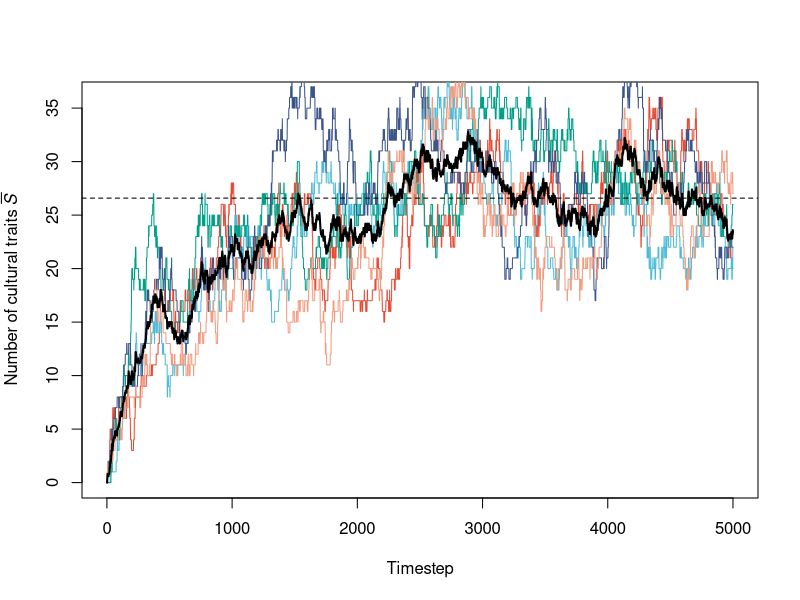
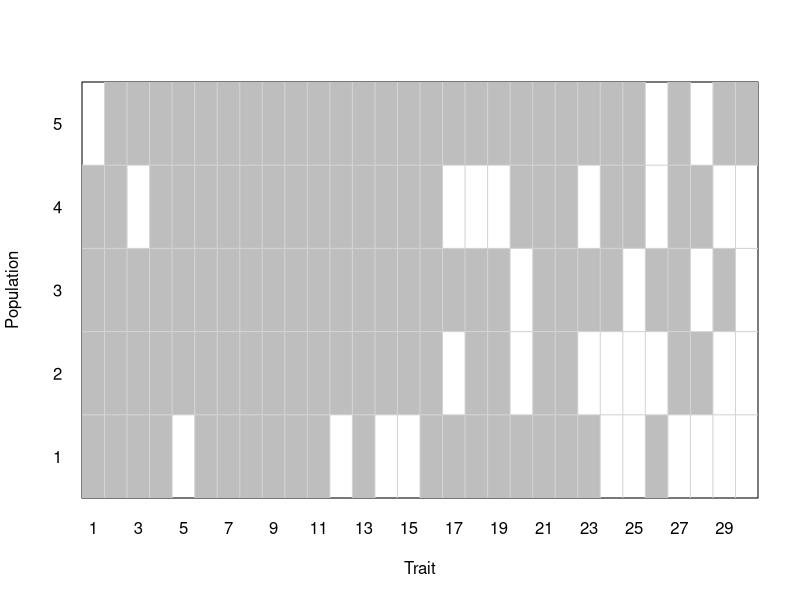
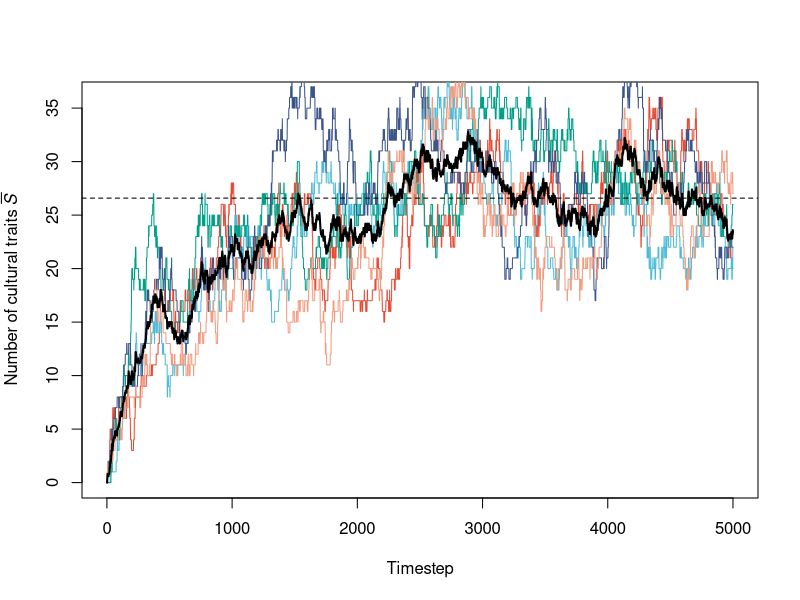
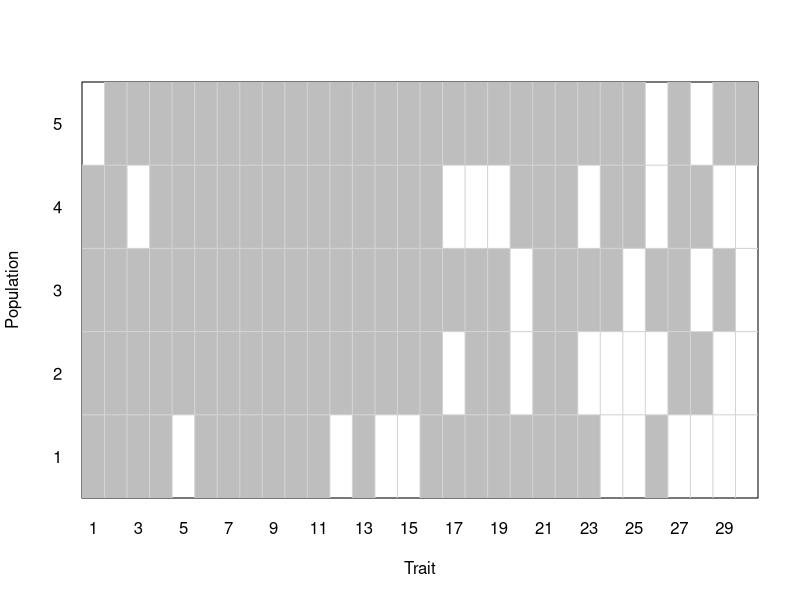

These figures' R source, in order: (Note: a time limit stopped this script after it produced the figures.)

# model 1: cultural traditions---------------------------

# parameters:
# N, number of individuals per population
# p, number of populations (so total number of individuals is pN)
# a, prob of social learning each trait of random target
# mu, expected number of traits to be invented
# m, expected number of individuals migrating out of population
# t_max, maximum number of timesteps

# outcomes:
# S, total number of unique traits in the population
# s, mean cultural similarity between groups (when p>1)


kempe_model1 <- function(N = 100, p = 5, a = 0.9, mu = 0.1, m = 0, t_max = 5000) {
  
  # trait matrix: each column is an agent, each row is a trait. 1=know that trait
  traits <- matrix(0, nrow = 100, ncol = p*N) 
  
  # record total number of traits in each population
  num_traits <- matrix(NA, nrow = t_max, ncol = p)
  
  # record final traits known in each population
  final_traits <- matrix(NA, nrow = 100, ncol = p)
  
  for (t in 1:t_max) {
    
    for (pop in 1:p) {
      
      # 1. pick random individual and replace with naive
      new_agent <- (pop-1)*N + sample(N, 1)
      traits[,new_agent] <- 0
      
      # 2. naive picks random other agent and copies their traits with prob a per trait
      demonstrator <- sample(setdiff(seq((pop-1)*N + 1, (pop-1)*N + N), new_agent), 1)
      demonstrator_traits <- which(traits[,demonstrator] == 1)
      copy_prob <- runif(nrow(traits)) < a
      for (i in demonstrator_traits) if (copy_prob[i]) traits[i,new_agent] <- 1
      
      # 3. naive innovates new traits with expectation mu, using poisson distribution
      num_innovate <- rpois(1, mu)
      if (sum(num_innovate) > 0) {
        for (i in 1:num_innovate) {
          traits[which(rowSums(traits[,((pop-1)*N+1):((pop-1)*N+N)]) == 0)[1], new_agent] <- 1
        }
      }
      
      # 4. naive migrates with prob m/2 to random other population
      if (p > 1 & runif(1) < (m/2)) {
        if (p == 2) destination <- (1:p)[-pop]
        if (p > 2) destination <- sample((1:p)[-pop], 1)
        return_migrant <- sample(((destination-1)*N+1):((destination-1)*N+N), 1)
        return_migrant_traits <- traits[,return_migrant]
        traits[,return_migrant] <- traits[,new_agent]
        traits[,new_agent] <- return_migrant_traits
      }
      
      # store number of traits for this population
      num_traits[t,pop] <- sum(rowSums(traits[,((pop-1)*N+1):((pop-1)*N+N)]) > 0)
      
      # store final traits if t=t_max
      if (t == t_max) final_traits[,pop] <- rowSums(traits[,((pop-1)*N+1):((pop-1)*N+N)]) > 0
    }
    
  }
  
  # expected number of traits, S, from Strimling et al. (2009) equation 3
  expected_S <- (mu*N/a)*log((1/(1-a))) + mu / (1-a)
  
  # observed mean number of traits in last 50% of timesteps
  observed_S <- mean(tail(num_traits, t_max/2))
  
  # observed final number of traits at last timestep
  S <- mean(tail(num_traits, 1))
  
  # mean similarity between populations, s
  # number of traits in either population / number of traits in both populations
  # averaged across all possible pairs of populations
  s <- 0
  if (p > 1) {
    
    for (i in 1:(p-1)) {
      for (j in (i+1):p) {
        # avoid divide by zero when neither group knows any traits
        if (sum(final_traits[,i] + final_traits[,j] > 0) > 0) {
          s <- s + sum(final_traits[,i] + final_traits[,j] > 1) / sum(final_traits[,i] + final_traits[,j] > 0)
        }
      }
    }
    
    s <- s / choose(p,2)
  }
  
  # output
  list(num_traits = num_traits,
       final_traits = final_traits,
       expected_S = expected_S,
       observed_S = observed_S,
       S = S,
       s = s)
}

## run model 1-------------------------------

kempe_model1_output <- kempe_model1()

## fig1a, time series of S-----------------------------------

kempe_fig1a <- function(kempe_model1_output) {
  
  # plot number of traits over time
  cols <- c("#E64B35","#4DBBD5","#00A087","#3C5488","#F39B7F","#8491B4","#91D1C2","#DC0000","#7E6148","#B09C85")
  
  num_traits <- kempe_model1_output$num_traits
  
  plot(num_traits[,1], type = 'l', col = cols[1],
       ylab = expression(Number~of~cultural~traits~italic(bar(S))),
       xlab = "Timestep")
  if (ncol(num_traits) > 1) {
    for (pop in 2:ncol(num_traits)) lines(num_traits[,pop], type = 'l', col = cols[pop])
    lines(rowMeans(num_traits), type = 'l', lwd = 2)
  }
  abline(h = kempe_model1_output$expected_S, lty = 2)
  
}

kempe_fig1a(kempe_model1_output)

data.frame(expected_S = kempe_model1_output$expected_S, 
           observed_S = kempe_model1_output$observed_S)

# save plot
png(file = "fig1a.png", width = 7, height = 5, units = "in", res = 600)
kempe_fig1a(kempe_model1_output)
dev.off()

## fig 1b, example trait profile for p groups--------------------

kempe_fig1b <- function(kempe_model1_output) {
  
  # highest known trait
  h <- max(which(rowSums(kempe_model1_output$final_traits) > 0))
  
  # truncate data to traits known by at least one population
  profiles <- kempe_model1_output$final_traits[1:h,]
  p <- ncol(profiles)
  
  plot(1, type="n", xlab="Trait", ylab="Population", 
       xlim=c(0, h), ylim=c(0, p),
       yaxt = "n", xaxt = "n",
       xaxs = "i", yaxs = "i")
  axis(1, at = 0.5:(h-0.5),
       labels = 1:h,
       tick = F, las = 1)
  axis(2, at = 0.5:(p-0.5),
       labels = 1:p,
       tick = F, las = 1)
  
  for (i in 1:h) {
    for (j in 1:p) {
      if (profiles[i,j]) rect(i-1,j-1,i,j, col = "grey", lwd = 0)
    }
  }
  
  grid(nx = h, ny = p, lty = 1)
  
}

kempe_fig1b(kempe_model1_output)

# save plot
png(file = "fig1b.png", width = 7, height = 4, units = "in", res = 600)
kempe_fig1b(kempe_model1_output)
dev.off()


## figure 2a, s against N------------------------

fig2a_data <- data.frame(N = seq(10,100,10),
                         s = rep(0, 10))
r_max <- 100  # independent runs per data point
counter <- 0

for (i in 1:nrow(fig2a_data)) {
  for (r in 1:r_max) {
    
    counter <- counter + 1
    cat("Run", counter, "of", nrow(fig2a_data)*r_max, fill=T)
    
    fig2a_data$s[i] <- fig2a_data$s[i] + kempe_model1(a = 0.9, p = 5, mu = 0.1, 
                                                      m = 0, t_max = 2000, 
                                                      N = fig2a_data$N[i])$s
    
  }
}
fig2a_data$s <- fig2a_data$s / r_max

# save data
save(fig2a_data, file = "fig2a_data.Rda")

# load data
#load(file = "fig2a_data.Rda")

kempe_fig2a <- function(fig2a_data) {
  
  plot(y = fig2a_data$s, x = fig2a_data$N, type = 'b', 
       ylab = expression(Mean~similarity~between~populations~italic(bar(s))),
       xlab = expression(Population~size~italic(N)))
  
}

kempe_fig2a(fig2a_data)

# save plot
png(file = "fig2a.png", width = 7, height = 5, units = "in", res = 600)
kempe_fig2a(fig2a_data)
dev.off()


## figure 2b, s against a, no migration---------------------------------

fig2b_data <- data.frame(a = seq(0.1,0.9,0.1),
                         s = rep(0, 9))
r_max <- 1500  # independent runs per data point
counter <- 0

for (i in 1:nrow(fig2b_data)) {
  for (r in 1:r_max) {
    
    counter <- counter + 1
    cat("Run", counter, "of", nrow(fig2b_data)*r_max, fill=T)
    
    fig2b_data$s[i] <- fig2b_data$s[i] + kempe_model1(N = 50, p = 5, mu = 0.1, 
                                                      t_max = 2000, m = 0,
                                                      a = fig2b_data$a[i])$s
    
  }
}
fig2b_data$s <- fig2b_data$s / r_max

# save data
save(fig2b_data, file = "fig2b_data.Rda")

# load data
#load(file = "fig2b_data.Rda")

kempe_fig2b <- function(fig2b_data) {
  
  plot(y = fig2b_data$s, x = fig2b_data$a, type = 'b', 
       ylab = expression(Mean~similarity~between~populations~italic(bar(s))),
       xlab = expression(Accuracy~of~social~learning~italic(a)))
  
}

kempe_fig2b(fig2b_data)

# save plot
png(file = "fig2b.png", width = 7, height = 5, units = "in", res = 600)
kempe_fig2b(fig2b_data)
dev.off()
  

## fig 2c, contour plot for s, a and N----------------------------

N_values <- seq(10,100,10)
a_values <- seq(0.1,0.9,0.1)
r_max <- 100

# cols are N values, rows are a values 
s_matrix <- matrix(0, ncol = length(N_values), nrow = length(a_values))

counter <- 0

for (N in N_values) {
  for (a in a_values) {
    for (r in 1:r_max) {
      
      counter <- counter + 1
      cat("Run", counter, "of", length(s_matrix)*r_max, fill=T)
      
      s_matrix[which(a_values == a), which(N_values == N)] <- 
        s_matrix[which(a_values == a), which(N_values == N)] +
        kempe_model1(t_max=2000, p=5, mu=0.1, m=0, N=N, a=a)$s
      
    }
  }
}
s_matrix <- s_matrix / r_max

# save data
save(s_matrix, file = "s_matrix.Rda")

# load data
#load(file = "s_matrix.Rda")

kempe_fig2c <- function(a_values, N_values, s_matrix) {
  
  contour(x = a_values, y = N_values, z = s_matrix,
          levels = seq(0.3,0.65,0.1),
          xlab = expression(Accuracy~of~social~learning~italic(a)),
          ylab = expression(Population~size~italic(N)),
          xaxs = "i", yaxs = "i")
  
}

kempe_fig2c(a_values, N_values, s_matrix)

# save plot
png(file = "fig2c.png", width = 7, height = 5, units = "in", res = 600)
kempe_fig2c(a_values, N_values, s_matrix)
dev.off()

## fig 3a, m and S------------------------

fig3_data <- data.frame(m = seq(0,0.5,0.05),
                         S = rep(0, 11),
                         s = rep(0, 11))

r_max <- 100  # independent runs per data point
counter <- 0

for (i in 1:nrow(fig3_data)) {
  for (r in 1:r_max) {
    
    counter <- counter + 1
    cat("Run", counter, "of", nrow(fig3_data)*r_max, fill=T)
    
    d <- kempe_model1(a = 0.9, p = 5, mu = 0.1, 
                      t_max = 2000, N = 50,
                      m = fig3_data$m[i])
    fig3_data$S[i] <- fig3_data$S[i] + d$S
    fig3_data$s[i] <- fig3_data$s[i] + d$s
    
  }
}

fig3_data$S <- fig3_data$S / r_max
fig3_data$s <- fig3_data$s / r_max

# save data
save(fig3_data, file = "fig3_data.Rda")

# load data
#load(file = "fig3_data.Rda")

kempe_fig3a <- function(fig3_data) {
  
  plot(y = fig3_data$S, x = fig3_data$m, type = 'b', 
       ylab = expression(Mean~number~of~traits~italic(bar(S))),
       xlab = expression(Migration~rate~italic(m)))
  
}

kempe_fig3a(fig3_data)

# save plot
png(file = "fig3a.png", width = 7, height = 5, units = "in", res = 600)
kempe_fig3a(fig3_data)
dev.off()


## fig 3b, m and s------------------------

kempe_fig3b <- function(fig3_data) {
  
  plot(y = fig3_data$s, x = fig3_data$m, type = 'b', 
       ylab = expression(Mean~similarity~between~populations~italic(bar(s))),
       xlab = expression(Migration~rate~italic(m)))
  
}

kempe_fig3b(fig3_data)

# save plot
png(file = "fig3b.png", width = 7, height = 5, units = "in", res = 600)
kempe_fig3b(fig3_data)
dev.off()


# model 2: cumulative culture---------------------

# parameters:
# N, number of individuals
# a, prob of social learning each trait level of n random targets
# n, number of demonstrators
# mu, expected number of traits to be invented
# t_max, maximum number of timesteps

# output
# l, mean trait level per timestep
# final traits at end of sim

kempe_model2 <- function(N = 100, a = 0.7, mu = 0.1, n = 3, t_max = 10000) {
  
  # trait vector: trait level of each agent
  traits <- rep(0,N) 
  
  # record mean trait level at each timestep
  mean_level <- rep(NA, t_max)
  
  for (t in 1:t_max) {
      
      # 1. pick random individual and replace with naive
      new_agent <- sample(N, 1)
      traits[new_agent] <- 0
      
      # 2. naive picks n random other agents and copies their traits with prob a per trait
      dems <- sample((1:N)[-new_agent], n)
      # for each demonstrator i
      for (i in dems) {
        # if dem has higher level than new agent
        if (traits[i] > traits[new_agent]) {
          # for each higher level j
          for (j in (traits[new_agent]+1):traits[i]) {
            # with probability a
            if (runif(1) < a) {
              # copy trait
              traits[new_agent] <- j
            } else {
              # otherwise stop and move to next dem
              break
            }
          }
        }
      }
      
      # 3. naive innovates new trait with probability mu
      if (runif(1) < mu) traits[new_agent] <- traits[new_agent] + 1
      
      # store mean trait level l
      mean_level[t] <- mean(traits)
    
  }
  
  # output
  list(mean_level = mean_level,
       final_traits = traits)
  
}

## run model 2-----------------------

kempe_model2_output <- kempe_model2()

## fig 4a, time series for l---------------

kempe_fig4a <- function(kempe_model2_output) {
  
  plot(kempe_model2_output$mean_level, type = 'l',
       ylab = expression(Average~level~~italic(bar(l))),
       xlab = "Timestep")
  
}

kempe_fig4a(kempe_model2_output)

# save plot
png(file = "fig4a.png", width = 7, height = 5, units = "in", res = 600)
kempe_fig4a(kempe_model2_output)
dev.off()


## fig 4b, trait distribution---------------

kempe_fig4b <- function(kempe_model2_output) {
  
  barplot(table(kempe_model2_output$final_traits) / length(kempe_model2_output$final_traits),
          ylab = "Proportion of population",
          xlab = "Level")
  
}

kempe_fig4b(kempe_model2_output)

# save plot
png(file = "fig4b.png", width = 6, height = 5, units = "in", res = 600)
kempe_fig4b(kempe_model2_output)
dev.off()


## fig 5a, l and n---------------

fig5a_data <- data.frame(n = 1:10,
                         l = rep(0, 10))
r_max <- 20  # independent runs per data point
counter <- 0

for (i in 1:nrow(fig5a_data)) {
  for (r in 1:r_max) {
    
    counter <- counter + 1
    cat("Run", counter, "of", nrow(fig5a_data)*r_max, fill=T)
    
    fig5a_data$l[i] <- fig5a_data$l[i] + tail(kempe_model2(a = 0.9, mu = 0.1, 
                                                           t_max = 10000, N = 100,
                                                           n = fig5a_data$n[i])$mean_level, 1)
    
  }
}
fig5a_data$l <- fig5a_data$l / r_max

# save data
save(fig5a_data, file = "fig5a_data.Rda")

# load data
#load(file = "fig5a_data.Rda")

kempe_fig5a <- function(fig5a_data) {
  
  plot(y = fig5a_data$l, x = fig5a_data$n, type = 'b', 
       ylab = expression(Average~level~italic(bar(l))),
       xlab = expression(Number~of~cultural~models~italic(n)))
  
}

kempe_fig5a(fig5a_data)

# save plot
png(file = "fig5a.png", width = 7, height = 5, units = "in", res = 600)
kempe_fig5a(fig5a_data)
dev.off()


## fig 5b, l and a---------------

fig5b_data <- data.frame(a = seq(0,0.95,0.05),
                         l = rep(0, length(seq(0,0.95,0.05))))
r_max <- 20  # independent runs per data point
counter <- 0

for (i in 1:nrow(fig5b_data)) {
  for (r in 1:r_max) {
    
    counter <- counter + 1
    cat("Run", counter, "of", nrow(fig5b_data)*r_max, fill=T)
    
    fig5b_data$l[i] <- fig5b_data$l[i] + tail(kempe_model2(n = 3, mu = 0.1, 
                                                           t_max = 10000, N = 100,
                                                           a = fig5b_data$a[i])$mean_level, 1)
    
  }
}
fig5b_data$l <- fig5b_data$l / r_max

# save data
save(fig5b_data, file = "fig5b_data.Rda")

# load data
#load(file = "fig5b_data.Rda")

kempe_fig5b <- function(fig5b_data) {
  
  plot(y = fig5b_data$l, x = fig5b_data$a, type = 'b', 
       ylab = expression(Average~level~italic(bar(l))),
       xlab = expression(Accuracy~of~social~learning~italic(a)))
  
}

kempe_fig5b(fig5b_data)

# save plot
png(file = "fig5b.png", width = 7, height = 5, units = "in", res = 600)
kempe_fig5b(fig5b_data)
dev.off()


## fig 5c, contour of l, a and n----------------------

n_values <- 1:10
a_values <- seq(0,0.95,0.05)
r_max <- 1

# cols are a values, rows are n values 
l_matrix <- matrix(0, ncol = length(a_values), nrow = length(n_values))

counter <- 0

for (a in a_values) {
  for (n in n_values) {
    for (r in 1:r_max) {
      
      counter <- counter + 1
      cat("Run", counter, "of", length(l_matrix)*r_max, fill=T)
      
      l_matrix[which(n_values == n), which(a_values == a)] <- 
        l_matrix[which(n_values == n), which(a_values == a)] +
        tail(kempe_model2(n = n, a = a, mu = 0.1, 
                          t_max = 10000, N = 100)$mean_level, 1)
      
    }
  }
}
l_matrix <- l_matrix / r_max

# save data
save(l_matrix, file = "l_matrix.Rda")

# load data
#load(file = "l_matrix.Rda")

kempe_fig5c <- function(n_values, a_values, l_matrix) {
  
  contour(x = n_values, y = a_values, z = l_matrix,
          levels = c(1,2,3,4,5,10,20,50),
          xlab = expression(Number~of~cultural~models~italic(n)),
          ylab = expression(Accuracy~of~social~learning~italic(a)),
          xaxs = "i", yaxs = "i")
  
}

kempe_fig5c(n_values, a_values, l_matrix)

# save plot
png(file = "fig5c.png", width = 7, height = 5, units = "in", res = 600)
kempe_fig5c(n_values, a_values, l_matrix)
dev.off()


## fig 5d (extra), l and mu---------------

mu_values <- seq(0.1,1,0.1)

fig5d_data <- data.frame(mu = mu_values,
                         l = rep(0, length(mu_values)))
r_max <- 20  # independent runs per data point
counter <- 0

for (i in 1:nrow(fig5d_data)) {
  for (r in 1:r_max) {
    
    counter <- counter + 1
    cat("Run", counter, "of", nrow(fig5d_data)*r_max, fill=T)
    
    fig5d_data$l[i] <- fig5d_data$l[i] + tail(kempe_model2(n = 3, a = 0.7, 
                                                           t_max = 10000, N = 100,
                                                           mu = fig5d_data$mu[i])$mean_level, 1)
    
  }
}
fig5d_data$l <- fig5d_data$l / r_max

# save data
save(fig5d_data, file = "fig5d_data.Rda")

# load data
#load(file = "fig5d_data.Rda")

kempe_fig5d <- function(fig5d_data) {
  
  plot(y = fig5d_data$l, x = fig5d_data$mu, type = 'b', 
       ylab = expression(Average~level~italic(bar(l))),
       xlab = expression(Probability~of~innovation~italic(mu)),
       ylim = c(0,max(fig5d_data$l)*1.5))
  
}

kempe_fig5d(fig5d_data)

# save plot
png(file = "fig5d.png", width = 7, height = 5, units = "in", res = 600)
kempe_fig5d(fig5d_data)
dev.off()
